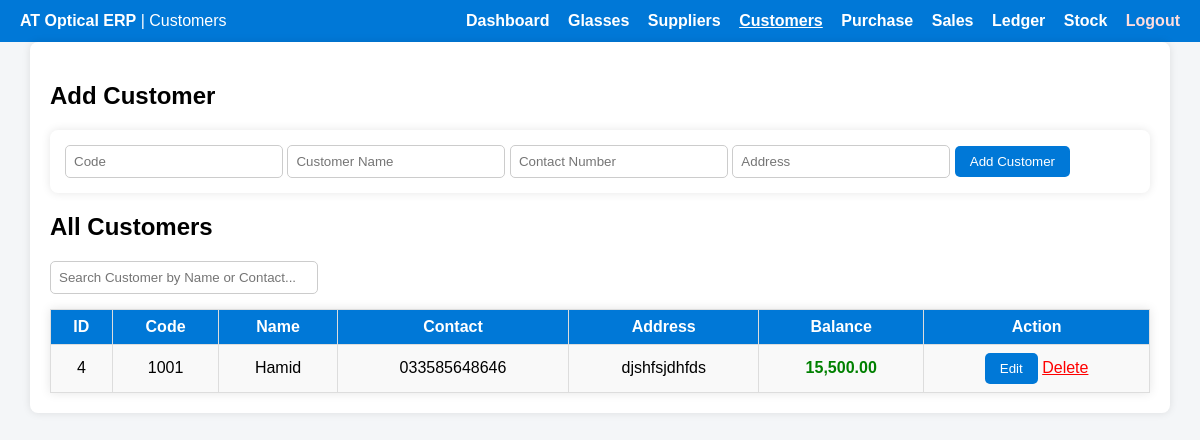
/customers.php (signed in), run on the app's committed database.
### tables this page shows
CREATE TABLE `customers` (
  `id` int(11) NOT NULL,
  `code` varchar(50) NOT NULL,
  `name` varchar(100) NOT NULL,
  `phone` varchar(30) DEFAULT NULL,
  `address` varchar(255) DEFAULT NULL,
  `balance` decimal(12,2) DEFAULT 0.00,
  `created_at` timestamp NOT NULL DEFAULT current_timestamp()
);

### customers.php (the view, shortened to what this page needs)
<?php
require 'includes/db.php';
$query = $pdo->query("
    SELECT c.*,
           IFNULL(SUM(s.remaining_amount),0) AS live_balance
    FROM customers c
    LEFT JOIN sales s ON c.id = s.customer_id
    GROUP BY c.id
    ORDER BY c.id DESC
");
$customers = $query->fetchAll(PDO::FETCH_ASSOC);
?>
<!DOCTYPE html>
<html lang="en">
<head>
</head>
<body>
<div class="topbar">
    <div><strong>AT Optical ERP</strong> | Customers</div>
    <nav>
        <a href="dashboard.php">Dashboard</a>
        <a href="glass.php">Glasses</a>
        <a href="suppliers.php">Suppliers</a>
        <a href="customers.php" style="text-decoration:underline;">Customers</a>
        <a href="purchase.php">Purchase</a>
        <a href="sales.php">Sales</a>
        <a href="ledger.php">Ledger</a>
        <a href="stock.php">Stock</a>
        <a href="logout.php" style="color:#ffdddd;">Logout</a>
    </nav>
</div>
<div class="container">
    <h2>Add Customer</h2>
    <form method="POST">
        <input type="text" name="code" placeholder="Code" required>
        <input type="text" name="name" placeholder="Customer Name" required>
        <input type="text" name="contact" placeholder="Contact Number">
        <input type="text" name="address" placeholder="Address">
        <button type="submit" name="add_customer">Add Customer</button>
    </form>
    <h2>All Customers</h2>
    <input type="text" id="searchInput" placeholder="Search Customer by Name or Contact...">
    <table id="customerTable">
        <tr>
            <th>ID</th>
            <th>Code</th>
            <th>Name</th>
            <th>Contact</th>
            <th>Address</th>
            <th>Balance</th>
            <th>Action</th>
        </tr>
        <?php foreach ($customers as $c): ?>
        <tr>
            <td><?= $c['id'] ?></td>
            <td><?= htmlspecialchars($c['code']) ?></td>
            <td><?= htmlspecialchars($c['name']) ?></td>
            <td><?= htmlspecialchars($c['phone']) ?></td>
            <td><?= htmlspecialchars($c['address']) ?></td>
            <td class="<?= $c['live_balance'] >= 0 ? 'balance-pos' : 'balance-neg' ?>">
                <?= number_format($c['live_balance'], 2) ?>
            </td>
            <td>
                <button onclick="openEditModal(<?= $c['id'] ?>, '<?= htmlspecialchars($c['code']) ?>', '<?= htmlspecialchars($c['name']) ?>', '<?= htmlspecialchars($c['phone']) ?>', '<?= htmlspecialchars($c['address']) ?>')">Edit</button>
                <a href="?delete=<?= $c['id'] ?>" onclick="return confirm('Delete this customer?')" style="color:red;">Delete</a>
            </td>
        </tr>
        <?php endforeach; ?>
    </table>
</div>
</body>
</html>

### customers.php (style rules this page uses)
body { background:#f4f6f8; font-family:Arial,Helvetica,sans-serif; margin:0; }
.topbar { background:#0078d7; color:#fff; padding:12px 20px; display:flex; justify-content:space-between; align-items:center; }
.topbar nav a { color:#fff; text-decoration:none; margin-left:14px; font-weight:bold; }
.container { max-width:1100px; margin:20px auto; background:#fff; padding:20px; border-radius:8px; box-shadow:0 0 8px rgba(0,0,0,0.1); }
.container { padding: 20px; max-width: 1100px; margin: auto; }
form { background: white; padding: 15px; border-radius: 8px; box-shadow: 0 0 10px rgba(0,0,0,0.1); margin-bottom: 20px; }
input[type=text], input[type=number] { padding: 8px; width: 200px; border: 1px solid #ccc; border-radius: 5px; }
button { padding: 8px 15px; background: #0078d7; color: white; border: none; border-radius: 5px; cursor: pointer; }
table { width: 100%; border-collapse: collapse; background: white; box-shadow: 0 0 10px rgba(0,0,0,0.1); }
th, td { border: 1px solid #ddd; padding: 8px; text-align: center; }
th { background: #0078d7; color: white; }
tr:nth-child(even) { background: #f9f9f9; }
.balance-pos { color: green; font-weight: bold; }
#searchInput { margin-bottom: 15px; width: 250px; padding: 8px; border-radius: 5px; border: 1px solid #ccc; }

### data on the page
customers: id "4", code "1001", name "Hamid", phone "033585648646", address "djshfsjdhfds", live_balance "15,500.00"
